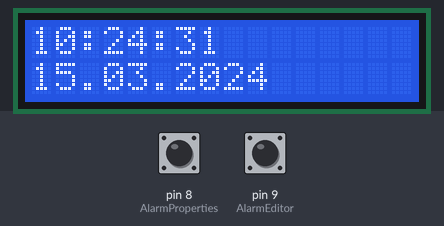
This sketch was run on a simulated Arduino Uno, built with avr-gcc and run on an emulated ATmega328P. On the bench: 16×2 character LCD. The test bench sets the inputs (shaded band); at power-on: pin 8 (AlarmProperties) LOW, pin 9 (AlarmEditor) LOW. The local clock reads 2024-03-15 10:24:30 at power-on unless the sketch sets it.

Above: at 1.2 s.
1.3 s: pin 8 (AlarmProperties) driven HIGH
2.8 s: pin 8 (AlarmProperties) driven LOW
At 4.0 s:
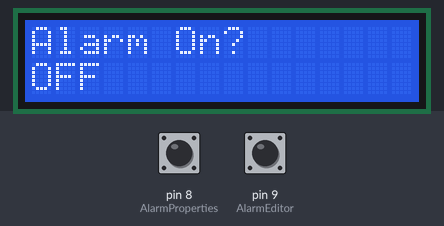
4.3 s: pin 8 (AlarmProperties) pulsed HIGH 5 times (0.12 s each, 0.3 s apart)
At 4.9 s:
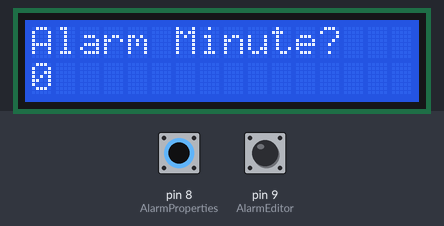
7.3 s: pin 9 (AlarmEditor) pulsed HIGH 2 times (0.12 s each, 0.3 s apart)
At 7.58 s:
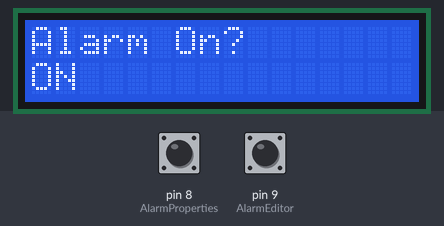
Timing chart, 0 to 10.3 s (numbered marks = the images above; inputs shaded):
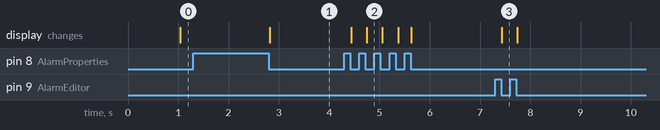

The sketch:

Klock.ino
```cpp
#include <LiquidCrystal_I2C.h>
#include <DS3231.h>
#include <TimeLib.h>

LiquidCrystal_I2C lcd(0x27, 16, 2);
DS3231 rtc(SDA, SCL);

const int AlarmProperties = 8;
const int AlarmEditor = 9;

void setup() {
  pinMode(AlarmProperties, INPUT);
  pinMode(AlarmEditor, INPUT);

  lcd.init();
  lcd.backlight();

  rtc.begin();
  //rtc.setTime(10, 55, 00);
  //rtc.setDate(30, 5, 2024);

  Serial.begin(9600);
}

int AlarmMod = 0;

int isAlarmOn = 0;
int AlarmHr = 0;
int AlarmMinute = 0;
int AlarmSecond = 0;

int AlarmOnMod = 0;
int AlarmHrMod = 0;
int AlarmMinMod = 0;
int AlarmSecondMod = 0;

void loop()
{
  //Time, AlarmOnOff, AlarmHr, AlarmMin, AlarmSecond

  if (digitalRead(AlarmProperties) == HIGH)
  {
    if (AlarmMod % 2 == 0)
      AlarmMod = (AlarmMod + 1) % 10;
  }
  else
  {
    if (AlarmMod % 2)
    {
      AlarmMod = (AlarmMod + 1) % 10;
      lcd.clear();
    }

    {
      if (AlarmMod == 0)
      {
        lcd.setCursor(0, 0);
        lcd.print(rtc.getTimeStr());
        lcd.setCursor(0, 1);
        lcd.print(rtc.getDateStr());
      }
      else if (AlarmMod == 2)
      {
        lcd.setCursor(0, 0);
        lcd.print("Alarm On?");

        if (digitalRead(AlarmEditor) == HIGH)
        {
          if (AlarmOnMod % 2 == 0)
            AlarmOnMod = (AlarmOnMod + 1) % 4;
        }
        else
        {
          if (AlarmOnMod % 2)
          {
            AlarmOnMod = (AlarmOnMod + 1) % 4;
            isAlarmOn = 1 - isAlarmOn;
          }
        }
        lcd.setCursor(0, 1);
        lcd.print(isAlarmOn? "ON " : "OFF");
      }
      else if (AlarmMod == 4)
      {
        lcd.setCursor(0, 0);
        lcd.print("Alarm Hour?");

        if (digitalRead(AlarmEditor) == HIGH)
        {
          if (AlarmHrMod % 2 == 0)
            AlarmHrMod = (AlarmHrMod + 1) % 48;
        }
        else
        {
          if (AlarmHrMod % 2)
          {
            AlarmHrMod = (AlarmHrMod + 1) % 48;
            AlarmHr = (AlarmHr + 1) % 24;
          }
        }
        lcd.setCursor(0, 1);
        lcd.print(AlarmHr);
        lcd.print(" ");
        //lcd.setCursor(0, 1);
        //lcd.print(rtc.getDateStr());
      }
      else if (AlarmMod == 6)
      {
        lcd.setCursor(0, 0);
        lcd.print("Alarm Minute?");

        if (digitalRead(AlarmEditor) == HIGH)
        {
          if (AlarmMinMod % 2 == 0)
            AlarmMinMod = (AlarmMinMod + 1) % 120;
        }
        else
        {
          if (AlarmMinMod % 2)
          {
            AlarmMinMod = (AlarmMinMod + 1) % 120;
            AlarmMinute = (AlarmMinute + 1) % 60;
          }
        }
        lcd.setCursor(0, 1);
        lcd.print(AlarmMinute);
        lcd.print(" ");
      }
      else if (AlarmMod == 8)
      {
        lcd.setCursor(0, 0);
        lcd.print("Alarm Second?");

        if (digitalRead(AlarmEditor) == HIGH)
        {
          if (AlarmSecondMod % 2 == 0)
            AlarmSecondMod = (AlarmSecondMod + 1) % 120;
        }
        else
        {
          if (AlarmSecondMod % 2)
          {
            AlarmSecondMod = (AlarmSecondMod + 1) % 120;
            AlarmSecond = (AlarmSecond + 1) % 60;
          }
        }
        lcd.setCursor(0, 1);
        lcd.print(AlarmSecond);
        lcd.print(" ");
      }
    }
  }
  String s = rtc.getTimeStr();
  //delay(1000);
  String AlarmHrToString = (AlarmHr < 10)? ("0" + String(AlarmHr)) : String(AlarmHr);
  String AlarmMinuteToString = (AlarmMinute < 10)? ("0" + String(AlarmMinute)) : String(AlarmMinute);
  String AlarmSecondToString = (AlarmSecond < 10)? ("0" + String(AlarmSecond)) : String(AlarmSecond);
  String AlarmTime = AlarmHrToString + ":" + AlarmMinuteToString + ":" + AlarmSecondToString;
  //Serial.println(AlarmTime);
  if ((AlarmTime == s) && (isAlarmOn))
  {
    lcd.clear();
    lcd.setCursor(0, 0);
    lcd.print("ALARM! To stop,");
    lcd.setCursor(0, 1);
    lcd.print("right button");

    int StopStatus = 0;
    for (int i = 1; i <= 60; i++)
    {
      lcd.backlight();
      tone(10, 784, 1/500);
      delay(500);
      lcd.noBacklight();
      noTone(10);
      delay(500);
      if (digitalRead(AlarmEditor) == HIGH)
      {
        if (StopStatus == 0) StopStatus++;
      }
      else
        if (StopStatus)
        {
          isAlarmOn = 1 - isAlarmOn;
          AlarmOnMod = (AlarmOnMod + 2) % 4;
          break;
        }
    }
    lcd.clear();
    lcd.backlight();
  }
}
```

Measured:
- after the input at 1.3 s, every drawn part: stays the same
- after the input at 2.8 s, the display: changes at once (image 1)
- after the input at 4.3 s, the display: first changes after 0.14 s (image 2 shows a later state)
- after the input at 7.3 s, the display: changes after 0.13 s (image 3)
